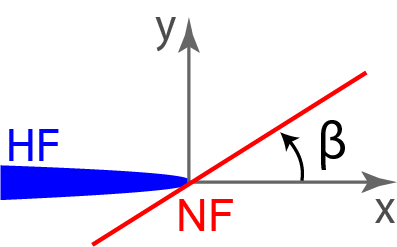
#> input picture C_SlipZoneArea/Rel_Angl.png, 397 x 247 px
$ python C_SlipZoneArea_06_Length.py
#> lines starting #> are read from the running program, lines starting #| are printed output that depends on the picture
### C_SlipZoneArea/Func_c_SlipZoneArea.py
'''
UPDATED ON March 19th 2020
Func_b differs from Func_b at self.xrange =

UPDATE ON MARCH 31st 2020
Corrected MC for tensile effective stress condition

UPDATE ON April 16th 2020
base on Func_c_SlipZoneArea_1.0
use x-dx,x+dx in xrange
nan_to_num !

'''
import numpy as np

np.warnings.filterwarnings('ignore')

class FractureStress(object):
    def __init__(self,half_length,S1,S2,P_net,beta,miu,P_pore,delta,x_wide,y_wide):
        self.S1 = S1; self.S2 = S2;
        self.P_net = P_net; self.a = half_length;
        self.delta = delta;
        self.L_x = x_wide; self.L_y = y_wide;
        self.beta  = beta*(np.pi/180) # w.r.t HF, counterclockwise, ranging 0 to 180
        self.miu   = miu              # friction coefficient
        self.P_pore=P_pore

        self.CFF()

    def grid_block(self):
        self.center_line_num = self.L_y/self.delta+1
        self.num_dx = int(2*self.L_x/self.delta+1)
        self.num_dy = int(2*self.L_y/self.delta+1)
        self.xrange = np.linspace(self.a-self.L_x, self.a+self.L_x, self.num_dx)
        # self.xrange = np.linspace(0, self.a+self.L_x, self.num_dx)
        self.yrange = np.linspace(-self.L_y, self.L_y, self.num_dy)
        self.x, self.y = np.meshgrid(self.xrange,self.yrange)

    def myatan(self,x,y):
        value = np.arctan2(y,x)
        value[value<0] += 2*np.pi
        return value

    def parameter(self):
        r  = np.sqrt(self.x**2+self.y**2)
        r1 = np.sqrt((self.x-self.a)**2+self.y**2)
        r2 = np.sqrt((self.x+self.a)**2+self.y**2)
        th = self.myatan(self.x,self.y)
        th1= self.myatan(self.x-self.a,self.y)
        th2= self.myatan(self.x+self.a,self.y)
        self.c  = np.nan_to_num( self.P_net*r/np.sqrt(r1*r2) )
        self.c1 = np.cos(th-0.5*(th1+th2))
        self.c2 = np.nan_to_num( self.a**2/(r1*r2)*np.sin(th)*np.sin(1.5*(th1+th2)) )
        self.c3 = np.nan_to_num( self.a**2/(r1*r2)*np.sin(th)*np.cos(1.5*(th1+th2)) )

    def stresses(self):
        self.grid_block()
        self.parameter()
        self.sig11 = self.c*(self.c1-self.c2)-self.P_net-self.S1
        self.sig22 = self.c*(self.c1+self.c2)-self.P_net-self.S2
        self.sig12 = self.c*self.c3

    def CFF(self):
        self.stresses()
        s11_plus_s22 = self.sig11+self.sig22
        s11_min_s22  = self.sig11-self.sig22
        s22_min_s11  = self.sig22-self.sig11
        TwoBeta = 2*self.beta
        # normal stress acting on the plane
        self.sigma = 0.5*(s11_plus_s22)-0.5*(s11_min_s22)*np.cos(TwoBeta)-self.sig12*np.sin(TwoBeta)
        # maximum principal stress
        self.P1 = 0.5*(s11_plus_s22)+((0.5*(s11_min_s22))**2+self.sig12**2)**0.5
        # self.eff_sigma = np.absolute(self.sigma+self.P_pore)
        self.eff_sigma = -(self.sigma+self.P_pore)
        self.tau   = np.absolute(0.5*(s22_min_s11)*np.sin(TwoBeta)+self.sig12*np.cos(TwoBeta))

        # Criterion 1: If new Frac initiate at the other end, Gu and Weng (2010)
        self.Fail_1 = self.P1+self.P_pore
        self.Fail_1[self.Fail_1 >= 0] = 1 # Meaning New HF initiate
        self.Fail_1[self.Fail_1 <  0] = 0

        # Criterion 2: If NF open
        self.Fail_2 = self.sigma+self.P_pore
        self.Fail_2[self.Fail_2 >= 0] = 1 # Meaning NF open
        self.Fail_2[self.Fail_2 <  0] = 0

        # Criterion 3: If NF slip
        self.Fail_3 = self.tau - self.eff_sigma*self.miu

        self.Fail_3[self.Fail_3 >= 0] = 1 # Meaning NF slip
        self.Fail_3[self.Fail_3 <  0] = 0 # Meaning ok
        self.Fail_3[self.Fail_2 == 1] = 0 # IF effective stress is tensile,

        # Final: Potential Slip: if C3 meets while C1,C2 not meet
        self.Fail_PSZ = np.full_like(self.Fail_3, 0)
        self.Fail_PSZ[self.Fail_3 == 1] = 1
        self.Fail_PSZ[self.Fail_1 == 1] = 0

        self.area = np.count_nonzero(self.Fail_PSZ)*self.delta**2


### C_SlipZoneArea/C_SlipZoneArea_06_Length.py
#!/usr/bin/env python3
# -*- coding: utf-8 -*-
"""
Created on Thu Apr 16 15:20:37 2020

@author: Peidong
"""

import numpy as np
import matplotlib.pyplot as plt
from Func_c_SlipZoneArea import *
import timeit

start_time = timeit.default_timer()

import os
save_plots_to = str(os.getcwd()) + '/Plots/'

fig_name = 'c_06_Half_length.png'

##############################################################################
##############################################################################
TVD = 3300
FG = 0.022;     S2 = TVD*FG;     k = 0.88;   S1 = S2/k# KPa/m
PG =0.0098;     OverPress = 1.8;      P_pore = TVD*PG*OverPress # KPa/m

miu  = 0.4;

K1 = 4*(np.pi*10)**0.5

half_length = np.arange(10,160,5)


##############################################################################
##############################################################################
fig, (ax1,ax2,ax3) = plt.subplots(3, 1,figsize=(7, 8),\
                                                    constrained_layout=True)
##############################################################################
beta = 0;

y_wide = 2
x_wide = 1
delta = 0.005;
num_case = 0;
tp = ax1
for j in half_length:

    P_net = K1/(np.pi*j)**0.5
    RE_01 = FractureStress(j,S1,S2,P_net,beta,miu,P_pore,delta,x_wide,y_wide)

    DC = 'C'+str(num_case)
    tp.plot(-1000,1000,color=DC,label='$\mu$ = '+str(miu)) # For coloring of the legend line
    tp.contour(RE_01.x, RE_01.y, RE_01.Fail_PSZ,[0.9, 1],linewidth=0.01,colors=DC)
    tp.contourf(RE_01.x, RE_01.y, RE_01.Fail_PSZ, [0.5, 1], colors=DC)
    num_case += 1

tp.set_title('$\\beta$ = %.0f$^\circ$'%beta, fontsize=12,color='C3')
tp.set_ylabel('y (m)',rotation=90, fontsize=10)
tp.plot([0,max(half_length)],[0,0],'k-',linewidth=1)
tp.set_ylim(-y_wide,y_wide)
tp.set_xlim(0,160)
##############################################################################
beta = 30;

y_wide = 7
x_wide = 4
delta = 0.02;
num_case = 0;
tp = ax2
for j in half_length:

    P_net = K1/(np.pi*j)**0.5
    RE_01 = FractureStress(j,S1,S2,P_net,beta,miu,P_pore,delta,x_wide,y_wide)

    DC = 'C'+str(num_case)
    tp.plot(-1000,1000,color=DC,label='$\mu$ = '+str(miu)) # For coloring of the legend line
    tp.contour(RE_01.x, RE_01.y, RE_01.Fail_PSZ,[0.9, 1],linewidth=0.01,colors=DC)
    tp.contourf(RE_01.x, RE_01.y, RE_01.Fail_PSZ, [0.5, 1], colors=DC)
    num_case += 1

tp.set_title('$\\beta$ = %.0f$^\circ$'%beta, fontsize=12,color='C4')
tp.set_ylabel('y (m)',rotation=90, fontsize=10)
tp.plot([0,max(half_length)],[0,0],'k-',linewidth=1)
tp.set_ylim(-y_wide,y_wide)
tp.set_xlim(0,160)
##############################################################################
beta = 60;

y_wide = 2.5
x_wide = 1.5
delta = 0.02;
num_case = 0;
tp = ax3
for j in half_length:

    P_net = K1/(np.pi*j)**0.5
    RE_01 = FractureStress(j,S1,S2,P_net,beta,miu,P_pore,delta,x_wide,y_wide)

    DC = 'C'+str(num_case)
    tp.plot(-1000,1000,color=DC,label='$\mu$ = '+str(miu)) # For coloring of the legend line
    tp.contour(RE_01.x, RE_01.y, RE_01.Fail_PSZ,[0.9, 1],linewidth=0.01,colors=DC)
    tp.contourf(RE_01.x, RE_01.y, RE_01.Fail_PSZ, [0.5, 1], colors=DC)
    num_case += 1

tp.set_title('$\\beta$ = %.0f$^\circ$'%beta, fontsize=12,color='C1')
tp.set_ylabel('y (m)',rotation=90, fontsize=10)
tp.plot([0,max(half_length)],[0,0],'k-',linewidth=1)
tp.set_ylim(-y_wide,y_wide)
tp.set_xlim(0,160)
tp.set_xlabel('x (m)', fontsize=10)
##############################################################################
ax1.xaxis.set_ticklabels([])
ax2.xaxis.set_ticklabels([])

ax1.grid(which='major', linestyle=':')
ax2.grid(which='major', linestyle=':')
ax3.grid(which='major', linestyle=':')

text = ('\
FG  = %.0f kPa/m\n\
HG  = %.1f kPa/m\n\
PG  = %.1f*HG\n\
TVD = 3300 m\n\
S$_{2}$ = %d MPa\n\
S$_{2}$/S$_{1}$ = %.2F\n\
P$_{p}$ = %.0f MPa\n\
$\\mu$ = %.1f\n\
K$_{1}$ = %.d MPa$\sqrt{m}$'\
        %(FG*1000,PG*1000,OverPress,S2,k,P_pore,miu,K1))

props = dict(boxstyle='round', facecolor='whitesmoke', alpha=0.9, edgecolor='none')
fig.text(1, 0.25, text,bbox=props,fontsize=10)


im = plt.imread('Rel_Angl.png')
#> im is the input picture: shape (247, 397, 4) float32; mean R, G, B, A 0.921, 0.895, 0.951, 0.101
phyl_ax=fig.add_axes([1, 0.63, 0.2, 0.2])
#  list of [left, bottom, width, height] values in 0-1 relative figure coordinates:
phyl_ax.get_xaxis().set_visible(False)
phyl_ax.get_yaxis().set_visible(False)
phyl_ax.spines['bottom'].set_color('none')
phyl_ax.spines['top'].set_color('none')
phyl_ax.spines['left'].set_color('none')
phyl_ax.spines['right'].set_color('none')
phyl_ax.set_facecolor('none')
phyl_ax.imshow(im,interpolation='nearest')

fig.suptitle('Potential Slip Zone',fontsize=14)
plt.subplots_adjust(left=0.0, bottom=0.0, right=0.98, top=0.91, wspace=0, hspace=0.25)

plt.savefig( save_plots_to+fig_name, dpi=300, bbox_inches="tight")
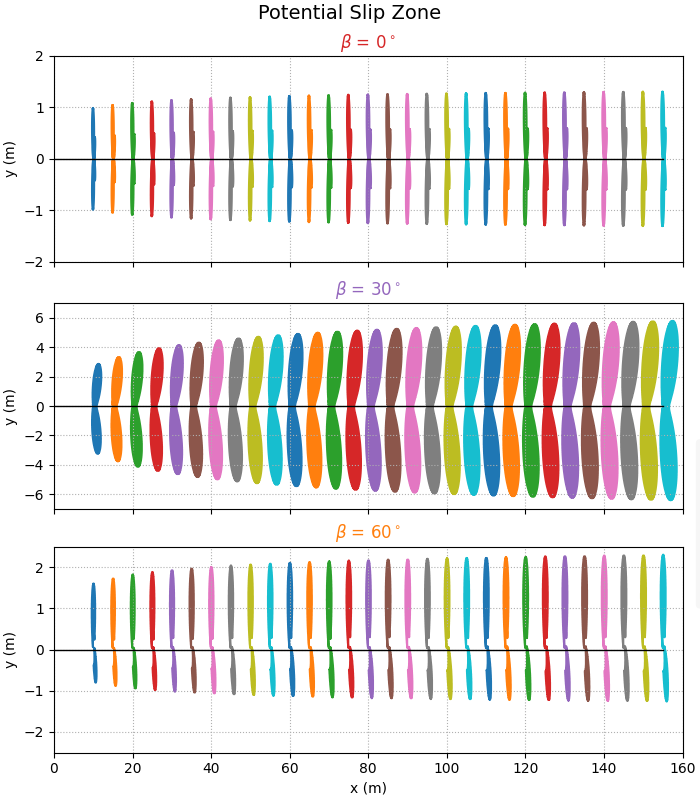
#> figure drawn by matplotlib, 4 panels
print('Computing Time = %.2f sec'%(timeit.default_timer() - start_time))
